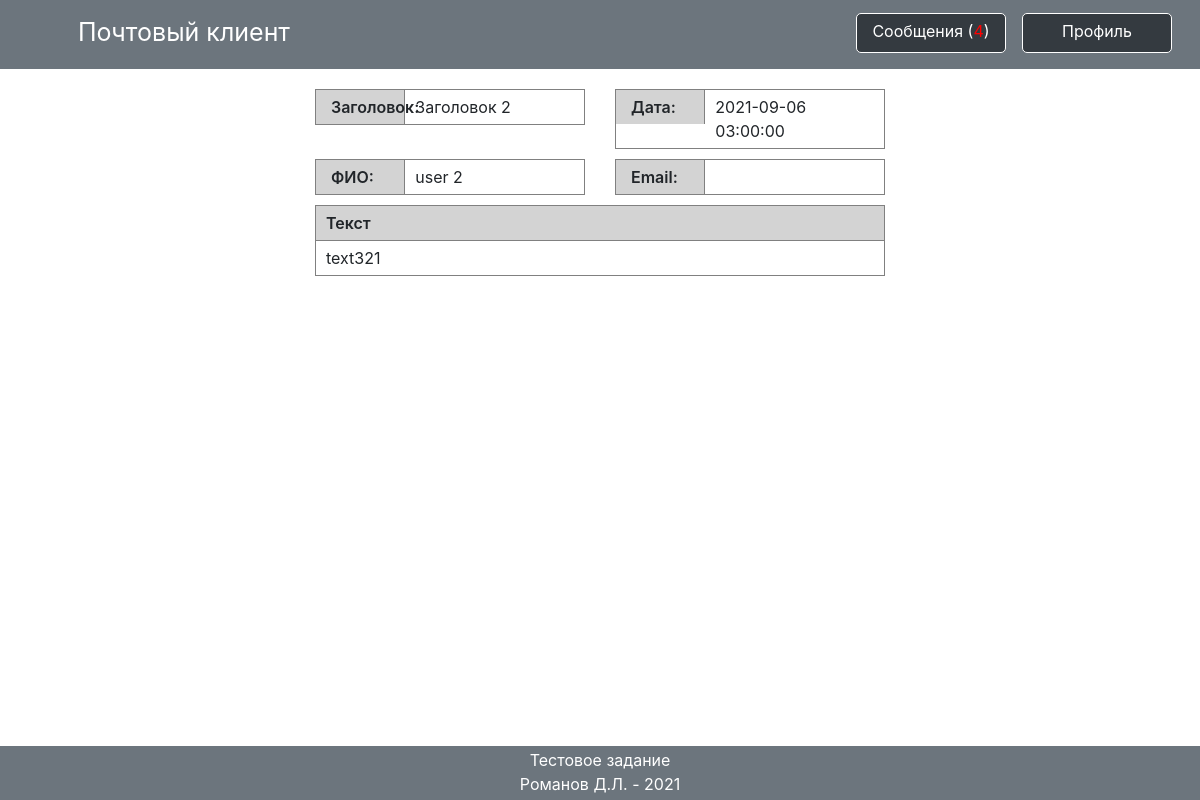
/?page=message&id=2 (signed in), run on the app's committed database.
### tables this page shows
CREATE TABLE `messages` (
  `id` int(11) NOT NULL,
  `text` text NOT NULL,
  `title` text NOT NULL,
  `created` datetime NOT NULL,
  `author` int(11) NOT NULL,
  `recipient` int(11) NOT NULL,
  `section` int(11) NOT NULL,
  `status` tinyint(1) NOT NULL
);

### controllers/controller.php (called while the page is built, shortened)
<?php
    require_once ($_SERVER["DOCUMENT_ROOT"]."/methods/crud.php");
    if (($_POST['enter']) || ($_POST['reg']) || ($_POST['exit']))
    {
        require_once ($_SERVER["DOCUMENT_ROOT"]."/methods/users.php");
        $USERS = new users();
        if ($_POST['enter']) { $USERS->login(); }
        elseif ($_POST['reg']) { $regError = $USERS->reg(); }
        elseif ($_POST['exit'])  { $USERS->logout();; }
    }
    elseif ($_GET['page'] == 'profile')
    {
        require_once ($_SERVER["DOCUMENT_ROOT"]."/methods/profile.php");
        $PROFILE = new profile();
        list($usersData, $groupsData) = $PROFILE->data();
    }
    elseif (($_GET['page'] == 'posts') || ($_GET['page'] == 'add') || ($_GET['page'] == 'message'))
    {
        require_once ($_SERVER["DOCUMENT_ROOT"]."/methods/posts.php");
        $POSTS = new posts();
        if ($_GET['page'] == 'posts')
        {
            $messages = $POSTS->messages();
            $userAccess = $POSTS->user_status();
        }
        elseif ($_GET['page'] == 'add')
        {
            $sections = $POSTS->all_sections();
            $users = $POSTS->all_users();
            if ($_POST['send_message']) { $POSTS->send_mail(); }
        }
        elseif ($_GET['page'] == 'message') { list($message, $author) = $POSTS->mail(); }
    }
    if ($_COOKIE['user'])
    {
        require_once ($_SERVER["DOCUMENT_ROOT"]."/methods/posts.php");
    }
?>

### methods/posts.php (called while the page is built, shortened)
<?php
    class posts
    {
        private $mysql;
        public function __construct()
        {
            $this->mysql = new CRUD;
        }
        function mail()
        {
            $messageTemp = $this->mysql->select("*","messages","`id` = '{$_GET['id']}'");
            if ($messageTemp)
            {
                while ($arr = mysqli_fetch_array($messageTemp))
                { $message = $arr; }
            }
            if ($message != '')
            {
                foreach ($message as $key => $value)
                {
                    if (is_numeric($key))
                    { unset($message[$key]); }
                }
            }
            $authorTemp = $this->mysql->select("fio`, `email","users","`id` = '{$message['author']}'");
            if ($authorTemp)
            {
                while ($arr = mysqli_fetch_array($authorTemp))
                { $author = $arr; }
            }
            if ($author != '')
            {
                foreach ($author as $key => $value)
                {
                    if (is_numeric($key))
                    { unset($author[$key]); }
                }
            }
            $this->mysql->update("messages","status","1","`id` = '{$_GET['id']}'");
            return array($message, $author);
        }
    }
?>

### methods/crud.php (called while the page is built, shortened)
<?php
    class crud
    {
        public $mysqli;
        function __construct()
        {
            $connect = parse_ini_file($_SERVER['DOCUMENT_ROOT']."/connection.ini");
            $mysqli = new mysqli("{$connect['address']}", "{$connect['login']}", "{$connect['password']}", "{$connect['db']}");
            $this->mysqli = $mysqli;
        }
        function select($value, $table, $where = '', $order = '', $report = '')
        {
            if (stripos($value,"COUNT") !== false) { $value = "{$value} "; }
            elseif ($value != '*') { $value = "`{$value}` "; }
            if ($where != null) { $where = " WHERE {$where} "; }
            return $this->mysqli->query("SELECT {$value} FROM `{$table}`{$where}{$order}{$limit}");
        }
        function update($table, $cell, $value, $where = '', $report = '')
        {
            if ($where != null) { $where = " WHERE {$where}"; }
            $this->mysqli->query("UPDATE `{$table}` SET `{$cell}` = '{$value}'{$where}");
        }
    }
?>

### pages/message.php (the view)
<div class = 'row message'>
    <div class = 'col'>
        <div class = 'row'>
            <div class = 'col'>
                <div class = 'row content-div'>
                    <div class = 'col-4'>
                        <div class = 'title'>Заголовок:</div>
                    </div>
                    <div class = 'col-8'>
                        <div class = 'content'><?= $message['title'] ?></div>
                    </div>
                </div>
            </div>
            <div class = 'col'>
                <div class = 'row content-div'>
                    <div class = 'col-4'>
                        <div class = 'title'>Дата:</div>
                    </div>
                    <div class = 'col-8'>
                        <div class = 'content'><?= $message['created'] ?></div>
                    </div>
                </div>
            </div>
        </div>
        <div class = 'row'>
            <div class = 'col'>
                <div class = 'row content-div'>
                    <div class = 'col-4'>
                        <div class = 'title'>ФИО:</div>
                    </div>
                    <div class = 'col-8'>
                        <div class = 'content'><?= $author['fio'] ?></div>
                    </div>
                </div>
            </div>
            <div class = 'col'>
                <div class = 'row content-div'>
                    <div class = 'col-4'>
                        <div class = 'title'>Email:</div>
                    </div>
                    <div class = 'col-8'>
                        <div class = 'content'><?= $author['email'] ?></div>
                    </div>
                </div>
            </div>
        </div>
        <div class = 'row'>
            <div class = 'col'>
                <div class = 'row content-div'>
                    <div class = 'content-text-div'>
                        <div class = 'content-text-title'>Текст</div>
                        <div class = 'content'><?= $message['text'] ?></div>
                    </div>
                </div>
            </div>
        </div>
    </div>
</div>

### styles/message.css (style rules this page uses)
.message { padding-top: 10px; }
.message .content-div { border: solid 1px grey; margin: 10px 0 0 0; }
.message .content-div .col-8 { padding: 0; }
.message .content-div .content { padding: 5px 10px; }
.message .content-div .content-text-div { width: 100%; }
.message .content-div .content-text-div .content-text-title { background: lightgrey; border-bottom: solid 1px grey; padding: 5px 10px; font-weight: 600; }
.message .content-div .col-4 { padding: 0; }
.message .content-div .col-4 .title { font-weight: 600; background: lightgrey; margin: 0; padding: 5px 15px; border-right: solid 1px grey; }

### data on the page
messages: title "Заголовок 2", created "2021-09-06 03:00:00", text "text321"

### other printed values
$notifyCount "4"
$author['fio'] "user 2"
